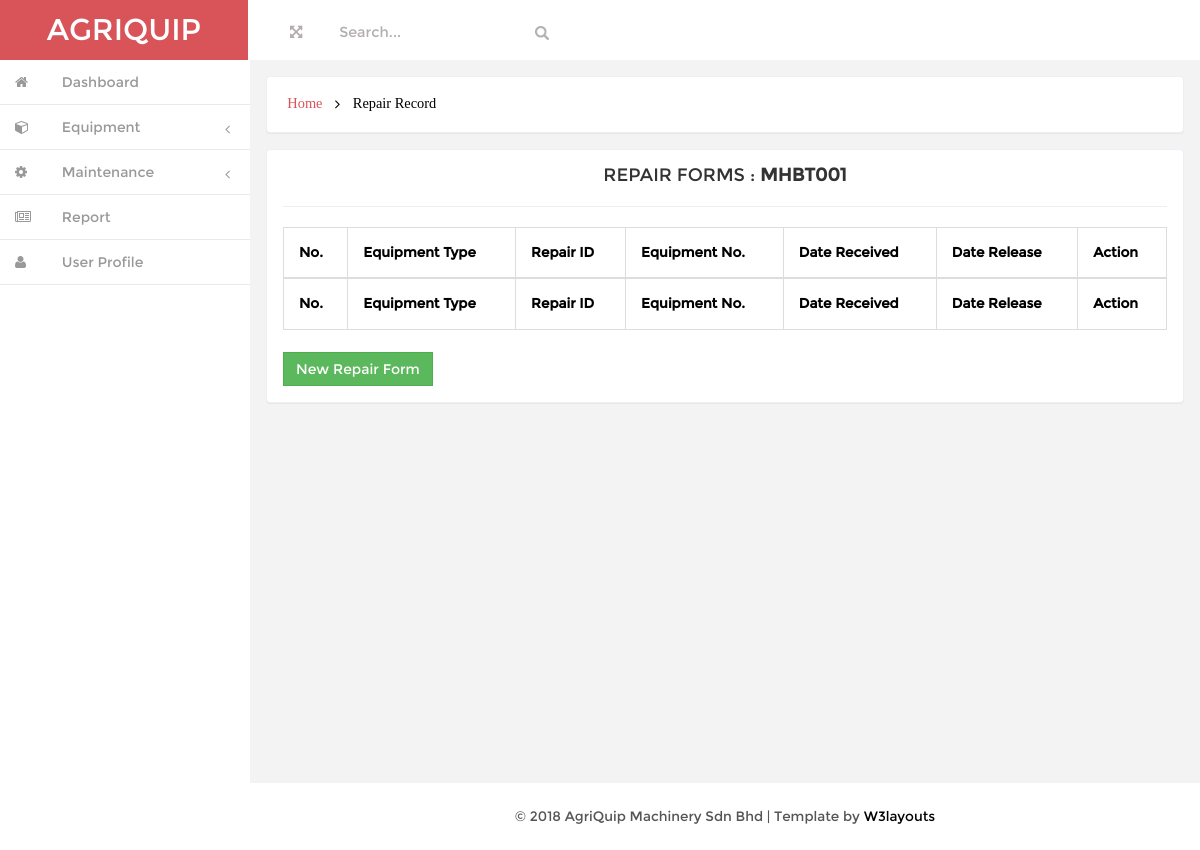
Before: /user/admin/equipment_repairlist.php?equipment_no=MHBT001 with the older database file.
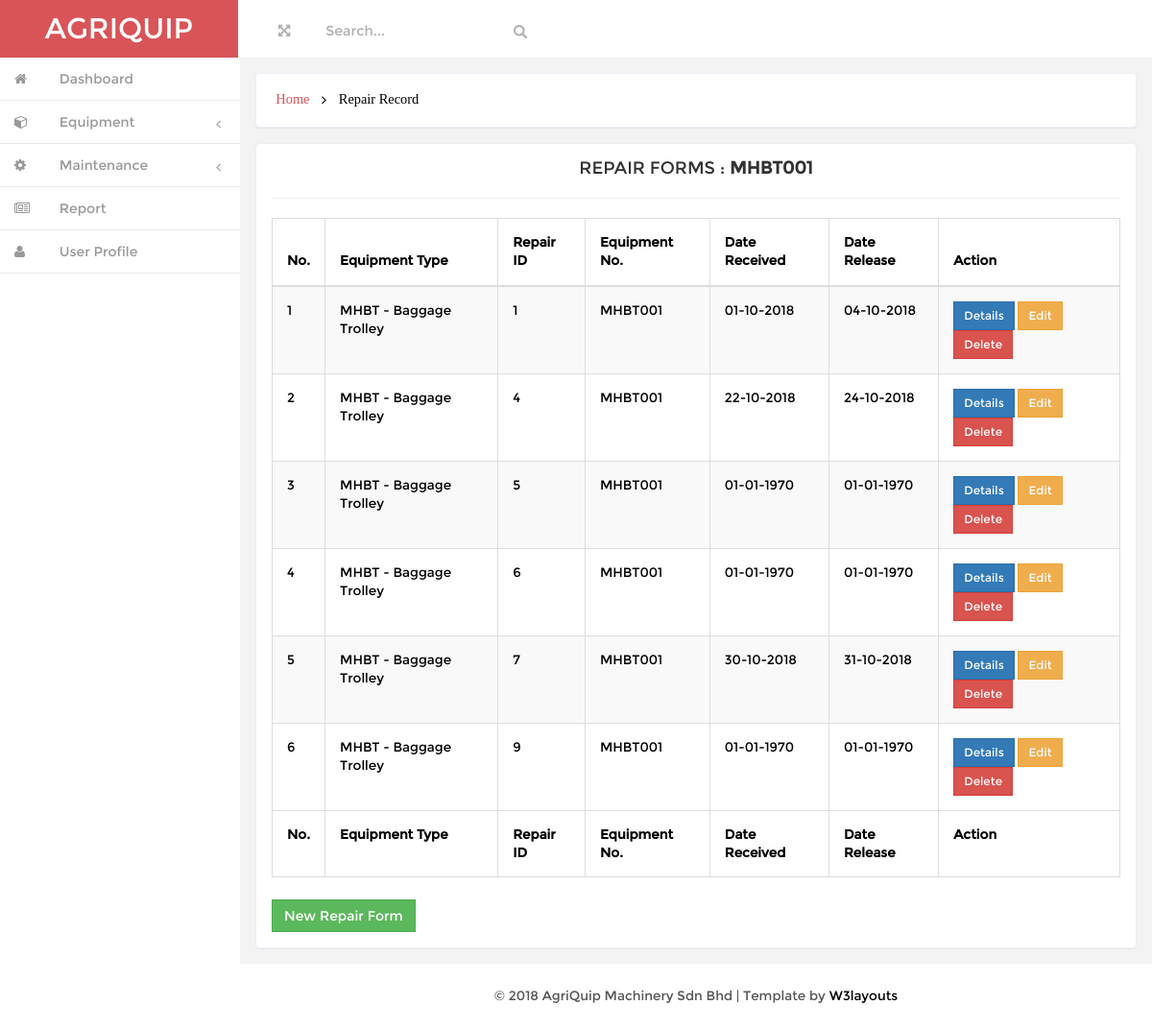
After: the same page with the newer database file.
### tables this page shows
CREATE TABLE IF NOT EXISTS `repair` (
  `repair_id` int(20) NOT NULL AUTO_INCREMENT,
  `type_name` varchar(200) NOT NULL,
  `equipment_no` varchar(200) NOT NULL,
  `date_received` varchar(20) NOT NULL,
  `submitted_by` varchar(200) NOT NULL,
  `date_released` varchar(20) NOT NULL,
  `remark` varchar(200) NOT NULL,
  PRIMARY KEY (`repair_id`)
);

### user/admin/equipment_repairlist.php (the view, shortened to what the changed rows need)
<!DOCTYPE HTML>
<html>
<head>
<link href="css/bootstrap.min.css" rel='stylesheet' type='text/css' />
<link href="css/style.css" rel='stylesheet' type='text/css' />
<link href="css/font-awesome.css" rel="stylesheet">
<link href="css/custom.css" rel="stylesheet">
			<?php include "database.php";?>
</head>
<body>
<div id="wrapper">
        <nav class="navbar-default navbar-static-top" role="navigation">
             <div class="navbar-header">
               <h1> <a class="navbar-brand" href="index.html">AGRIQUIP</a></h1>
			   </div>
        </nav>
		 <div id="page-wrapper" class="gray-bg dashbard-1">
       <div class="content-main">
		     <div class="banner">
		    	<h2>
				<a href="index.html">Home</a>
				<i class="fa fa-angle-right"></i>
				<span>Repair Record</span>
				</h2>
		    </div>
 	<div class="blank">
			<div class="blank-page">
				<?php
					$equipment_no = $_GET['equipment_no'];
					?>
				<div class="body">
					<div class="dataTable_wrapper">
						<div class="table-responsive">
						<table class="table table-bordered table-striped table-hover" id="dataTables-example">
								<thead>
										<tr>
												<th>No.</th>
												<th>Equipment Type</th>
												<th>Repair ID</th>
												<th>Equipment No.</th>
												<th>Date Received</th>
												<th>Date Release</th>
												<th>Action</th>
										</tr>
								</thead>
								<tfoot>
										<tr>
											<th>No.</th>
											<th>Equipment Type</th>
											<th>Repair ID</th>
											<th>Equipment No.</th>
											<th>Date Received</th>
											<th>Date Release</th>
											<th>Action</th>
										</tr>
								</tfoot>
								<tbody>
									<?php
										$count = 0;
										$sql = "SELECT * FROM repair WHERE equipment_no='$equipment_no'";
										$result = $conn->query($sql);
										while($row = $result->fetch_assoc()){
											$type_name = $row["type_name"];
											$equipment_no = $row["equipment_no"];
											$repair_id = $row["repair_id"];
											$count++;
									?>
									<tr>
										<td><?php echo $count; ?></td>
										<td><?php echo $type_name; ?></td>
										<td><?php echo $repair_id; ?></td>
										<td><?php echo $equipment_no; ?></td>
										<td><?php echo date('d-m-Y', strtotime($row['date_received'])); ?></td>
										<td><?php echo date('d-m-Y', strtotime($row['date_released'])); ?></td>
										<td>
											<div>
												<a href="repairview.php?repair_id=<?php echo $repair_id;?>" data-toggle="modal"><button type='button' class='btn btn-primary btn-sm'>Details</button></a>
												<a href="#edit_repair<?php echo $repair_id;?>" data-toggle="modal"><button type='button' class='btn btn-warning btn-sm'>Edit</button></a>
												<a href="#delete_repair<?php echo $repair_id;?>" data-toggle="modal"><button type='button' class='btn btn-danger btn-sm'>Delete</button></a>
											</div>
										</td>
									</tr>
									<?php }
									?>
								</tbody>
						</table>
					</div>
				</div>
				</div>
				<br>
	    </div>
	</div>
		</div>
		</div>
       </div>
</body>
</html>

Changed rows visible on the page:
added repair: type_name "MHBT - Baggage Trolley", repair_id "1", equipment_no "MHBT001", date_received "01-10-2018", date_released "04-10-2018"
added repair: type_name "MHBT - Baggage Trolley", repair_id "4", equipment_no "MHBT001", date_received "22-10-2018", date_released "24-10-2018"
added repair: type_name "MHBT - Baggage Trolley", repair_id "5", equipment_no "MHBT001", date_received "01-01-1970", date_released "01-01-1970"
added repair: type_name "MHBT - Baggage Trolley", repair_id "6", equipment_no "MHBT001", date_received "01-01-1970", date_released "01-01-1970"
added repair: type_name "MHBT - Baggage Trolley", repair_id "7", equipment_no "MHBT001", date_received "30-10-2018", date_released "31-10-2018"
added repair: type_name "MHBT - Baggage Trolley", repair_id "9", equipment_no "MHBT001", date_received "01-01-1970", date_released "01-01-1970"
